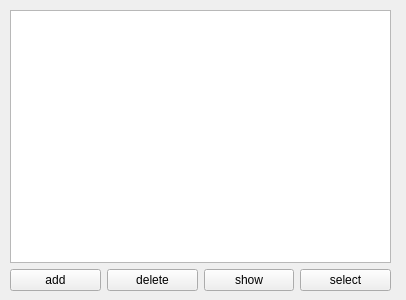
<?xml version="1.0" encoding="UTF-8"?>
<ui version="4.0">
 <class>Form</class>
 <widget class="QWidget" name="Form">
  <property name="geometry">
   <rect>
    <x>0</x>
    <y>0</y>
    <width>406</width>
    <height>300</height>
   </rect>
  </property>
  <property name="windowTitle">
   <string>Form</string>
  </property>
  <widget class="QWidget" name="layoutWidget">
   <property name="geometry">
    <rect>
     <x>10</x>
     <y>10</y>
     <width>381</width>
     <height>281</height>
    </rect>
   </property>
   <layout class="QVBoxLayout" name="verticalLayout">
    <item>
     <widget class="QTableWidget" name="tableWidget"/>
    </item>
    <item>
     <layout class="QHBoxLayout" name="horizontalLayout">
      <item>
       <widget class="QPushButton" name="pushButton">
        <property name="text">
         <string>add</string>
        </property>
       </widget>
      </item>
      <item>
       <widget class="QPushButton" name="pushButton_2">
        <property name="text">
         <string>delete</string>
        </property>
       </widget>
      </item>
      <item>
       <widget class="QPushButton" name="pushButton_3">
        <property name="text">
         <string>show</string>
        </property>
       </widget>
      </item>
      <item>
       <widget class="QPushButton" name="pushButton_4">
        <property name="text">
         <string>select</string>
        </property>
       </widget>
      </item>
     </layout>
    </item>
   </layout>
  </widget>
 </widget>
 <resources/>
 <connections>
  <connection>
   <sender>pushButton_3</sender>
   <signal>clicked()</signal>
   <receiver>Form</receiver>
   <slot>change()</slot>
   <hints>
    <hint type="sourcelabel">
     <x>254</x>
     <y>229</y>
    </hint>
    <hint type="destinationlabel">
     <x>321</x>
     <y>265</y>
    </hint>
   </hints>
  </connection>
  <connection>
   <sender>pushButton</sender>
   <signal>clicked()</signal>
   <receiver>Form</receiver>
   <slot>add()</slot>
   <hints>
    <hint type="sourcelabel">
     <x>77</x>
     <y>230</y>
    </hint>
    <hint type="destinationlabel">
     <x>77</x>
     <y>256</y>
    </hint>
   </hints>
  </connection>
  <connection>
   <sender>pushButton_2</sender>
   <signal>clicked()</signal>
   <receiver>Form</receiver>
   <slot>delete()</slot>
   <hints>
    <hint type="sourcelabel">
     <x>172</x>
     <y>235</y>
    </hint>
    <hint type="destinationlabel">
     <x>172</x>
     <y>262</y>
    </hint>
   </hints>
  </connection>
 </connections>
 <slots>
  <slot>change()</slot>
  <slot>add()</slot>
  <slot>delete()</slot>
 </slots>
</ui>
